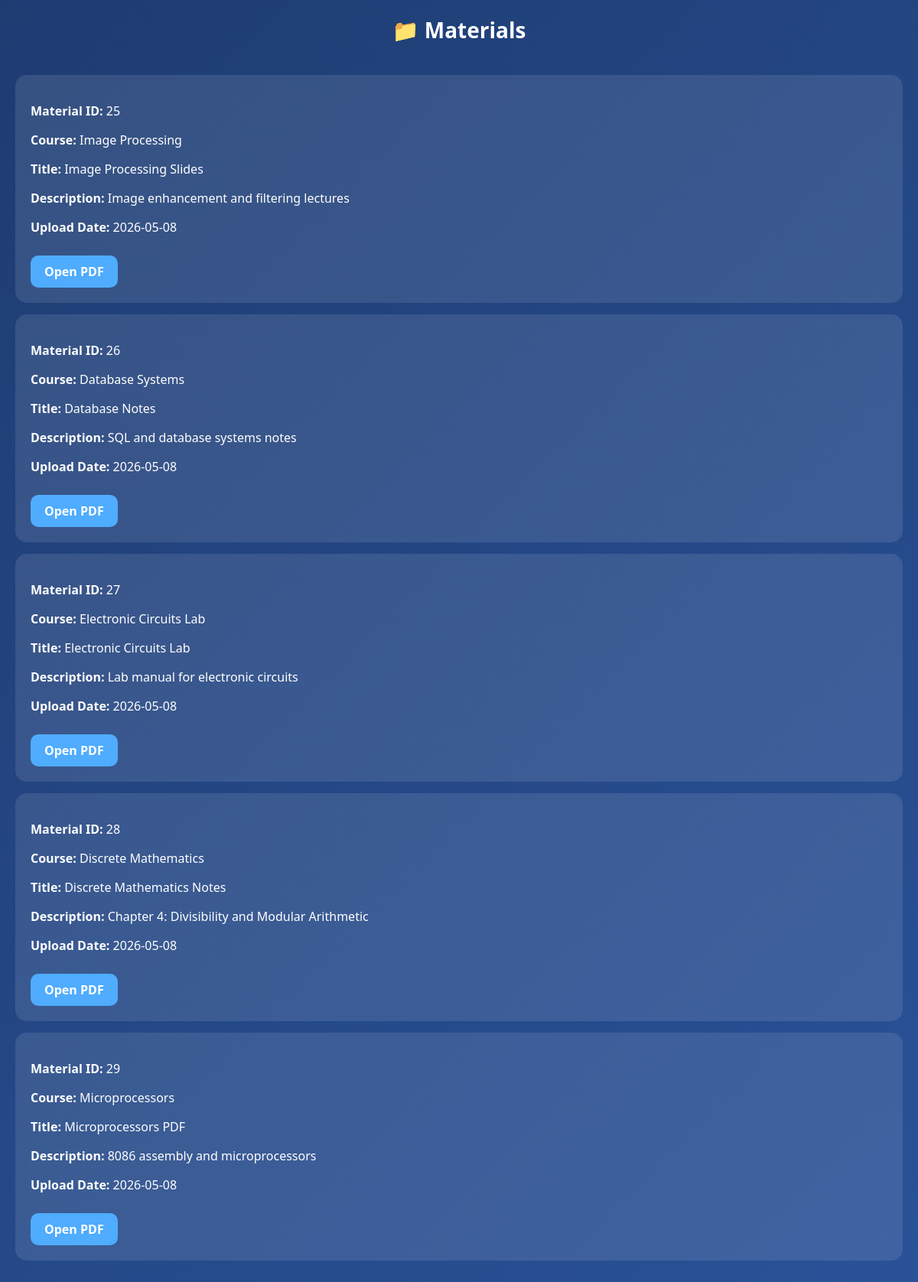
The page /material.php (signed in) on the database its author committed.
### tables this page shows
CREATE TABLE `material` (
  `material_id` int(11) NOT NULL AUTO_INCREMENT,
  `title` varchar(100) NOT NULL,
  `description` text DEFAULT NULL,
  `course_id` int(11) DEFAULT NULL,
  `topic_id` int(11) DEFAULT NULL,
  `upload_date` date DEFAULT NULL,
  `file_link` varchar(255) DEFAULT NULL,
  PRIMARY KEY (`material_id`),
  KEY `fk_material_topic` (`course_id`,`topic_id`),
  CONSTRAINT `fk_material_topic` FOREIGN KEY (`course_id`, `topic_id`) REFERENCES `topic` (`course_id`, `topic_id`) ON DELETE CASCADE ON UPDATE CASCADE
);

CREATE TABLE `course` (
  `course_id` int(11) NOT NULL AUTO_INCREMENT,
  `credit_hours` int(11) NOT NULL CHECK (`credit_hours` > 0),
  `course_name` varchar(100) NOT NULL,
  `dep_id` int(11) DEFAULT NULL,
  `instructor_id` int(11) DEFAULT NULL,
  PRIMARY KEY (`course_id`),
  KEY `dep_id` (`dep_id`),
  KEY `instructor_id` (`instructor_id`),
  CONSTRAINT `course_ibfk_1` FOREIGN KEY (`dep_id`) REFERENCES `department` (`dep_id`) ON DELETE SET NULL ON UPDATE CASCADE,
  CONSTRAINT `course_ibfk_2` FOREIGN KEY (`instructor_id`) REFERENCES `instructor` (`instructor_id`) ON DELETE SET NULL ON UPDATE CASCADE
);

### material.php (the view, shortened to what this page needs)
<?php
$conn = new mysqli(
    "localhost",
    "root",
    "",
    "university_academic_support_system"
);
$student_id = $_SESSION['student_id'];
$sql = "
SELECT DISTINCT
    m.material_id,
    m.title,
    m.description,
    m.upload_date,
    m.file_link,
    c.course_name
FROM material m
INNER JOIN enrollment e
ON m.course_id = e.course_id
INNER JOIN course c
ON m.course_id = c.course_id
WHERE e.student_id = ?
ORDER BY m.material_id
";
$stmt = $conn->prepare($sql);
$stmt->bind_param("i", $student_id);
$stmt->execute();
$result = $stmt->get_result();
?>
<!DOCTYPE html>
<html>
<head>
</head>
<body>
<div class="header">
📁 Materials
</div>
<div class="container">
<?php
if($result->num_rows > 0){
    while($row = $result->fetch_assoc()){
        echo "
        <div class='card'>
            <p>
                <b>Material ID:</b>
                ". htmlspecialchars($row['material_id']) ."
            </p>
            <p>
                <b>Course:</b>
                ". htmlspecialchars($row['course_name']) ."
            </p>
            <p>
                <b>Title:</b>
                ". htmlspecialchars($row['title']) ."
            </p>
            <p>
                <b>Description:</b>
                ". htmlspecialchars($row['description']) ."
            </p>
            <p>
                <b>Upload Date:</b>
                ". htmlspecialchars($row['upload_date']) ."
            </p>
            <a class='btn' href='". htmlspecialchars($row['file_link']) ."' target='_blank'>
                Open PDF
            </a>
        </div>
        ";
    }
}else{
    echo "<p>No materials available for your courses.</p>";
}
?>
</div>
</body>
</html>

### material.php (style rules this page uses)
body { margin:0; font-family:Segoe UI; background:linear-gradient(135deg,#1e3c72,#2a5298); color:white; }
.header { text-align:center; padding:20px; font-size:28px; font-weight:bold; }
.container { padding:20px; }
.card { background:rgba(255,255,255,0.1); padding:20px; border-radius:15px; margin-bottom:15px; }
.btn { display:inline-block; margin-top:10px; padding:10px 18px; background:#4facfe; color:white; text-decoration:none; border-radius:10px; font-weight:bold; }

### rows shown on the page
material: material_id "25", course.course_name "Image Processing", title "Image Processing Slides", description "Image enhancement and filtering lectures", upload_date "2026-05-08"
material: material_id "26", course.course_name "Database Systems", title "Database Notes", description "SQL and database systems notes", upload_date "2026-05-08"
material: material_id "27", course.course_name "Electronic Circuits Lab", title "Electronic Circuits Lab", description "Lab manual for electronic circuits", upload_date "2026-05-08"
material: material_id "28", course.course_name "Discrete Mathematics", title "Discrete Mathematics Notes", description "Chapter 4: Divisibility and Modular Arithmetic", upload_date "2026-05-08"
material: material_id "29", course.course_name "Microprocessors", title "Microprocessors PDF", description "8086 assembly and microprocessors", upload_date "2026-05-08"
